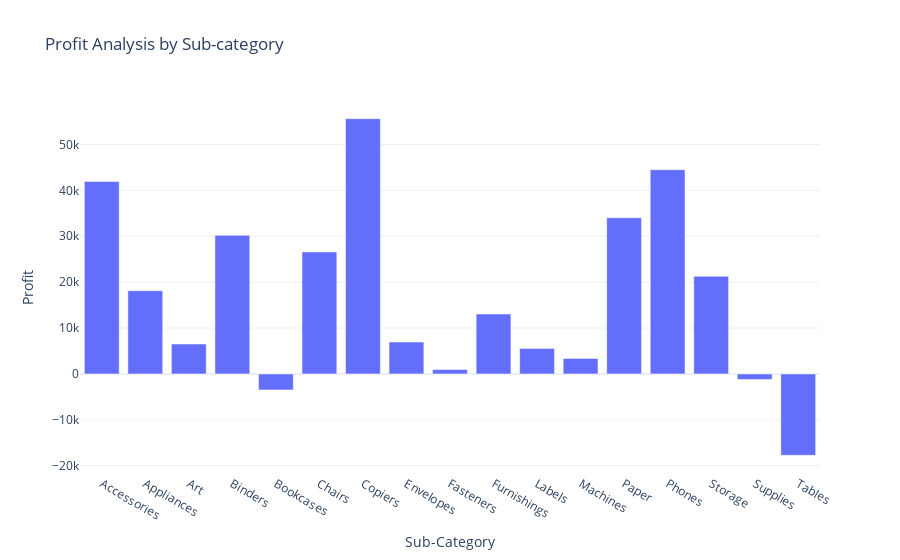

Notebook code for this chart:
### Code cell
fig= px.bar(profit_by_subcategory,
            x= 'Sub-Category',
            y= 'Profit',
            title= 'Profit Analysis by Sub-category')
fig.show()

### Figure 1 — Plotly figure (JSON) as saved in the notebook; plotly's stock layout.template omitted (floating-point values rounded to 4 significant figures)
{"data": [{"hovertemplate": "Sub-Category=%{x}<br>Profit=%{y}<extra></extra>", "legendgroup": "", "marker": {"color": "#636efa", "pattern": {"shape": ""}}, "name": "", "orientation": "v", "showlegend": false, "textposition": "auto", "type": "bar", "x": ["Accessories", "Appliances", "Art", "Binders", "Bookcases", "Chairs", "Copiers", "Envelopes", "Fasteners", "Furnishings", "Labels", "Machines", "Paper", "Phones", "Storage", "Supplies", "Tables"], "xaxis": "x", "y": [41940.0, 18140.0, 6528.0, 30220.0, -3473.0, 26590.0, 55620.0, 6964.0, 949.5, 13060.0, 5546.0, 3385.0, 34050.0, 44520.0, 21280.0, -1189.0, -17730.0], "yaxis": "y"}], "layout": {"barmode": "relative", "legend": {"tracegroupgap": 0}, "title": {"text": "Profit Analysis by Sub-category"}, "xaxis": {"anchor": "y", "domain": [0, 1], "title": {"text": "Sub-Category"}}, "yaxis": {"anchor": "x", "domain": [0, 1], "title": {"text": "Profit"}}}}
